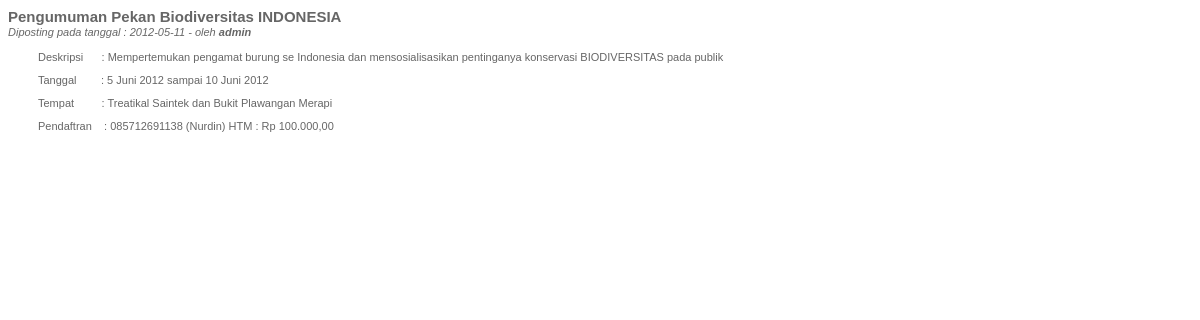
The page /index.php/web/detpengumuman/18 on the database its author committed.
### tables this page shows
CREATE TABLE IF NOT EXISTS `tbl_event` (
  `id` int(11) NOT NULL AUTO_INCREMENT,
  `title` varchar(100) NOT NULL,
  `posting_date` date NOT NULL,
  `id_penulis` int(10) NOT NULL,
  `content` text NOT NULL,
  `type` varchar(20) NOT NULL,
  PRIMARY KEY (`id`)
);

CREATE TABLE IF NOT EXISTS `tbl_user` (
  `id_user` int(10) NOT NULL AUTO_INCREMENT,
  `username` varchar(30) NOT NULL,
  `pass` text NOT NULL,
  `nama` varchar(50) NOT NULL,
  `email` varchar(50) NOT NULL,
  `status` varchar(20) NOT NULL,
  PRIMARY KEY (`id_user`)
);

### application/models/web_model.php (called while the page is built, shortened)
<?php
class Web_model extends CI_Model
	{
		function Detail_Event($id_pengumuman,$tipe)
		{
			$q=$this->db->query("select * from tbl_event left join tbl_user on tbl_event.id_penulis=tbl_user.id_user where id='$id_pengumuman' and type='$tipe' order by id DESC ");
			return $q;
		}
	}
?>

### application/controllers/web.php (called while the page is built, shortened)
<?php
class Web extends CI_Controller {
	function Web()
	{
		$this->load->helper(array('form','url', 'text_helper','date'));
		$this->load->database();
		$this->load->library(array('Pagination','user_agent'));
		$this->load->model('Web_model');
	}
   		?>
			<?php
	function detpengumuman()
	{
		$id_pengumuman='';
		if ($this->uri->segment(3) === FALSE)
		{
    			$id_pengumuman='';
		}
		else
		{
    			$id_pengumuman = $this->uri->segment(3);
		}
		$data['detail']=$this->Web_model->Detail_Event($id_pengumuman,"pengumuman");
		$this->load->view('web/detail_pengumuman',$data);
	}
}

### index.php (called while the page is built, shortened)
<?php
require_once BASEPATH.'core/CodeIgniter.php';

### application/views/web/detail_pengumuman.php (the view, shortened to what this page needs)
<?php
foreach($detail->result_array() as $pengumuman)
{
	echo "<span><h2>Pengumuman ".$pengumuman['title']."</h2></span>";
	echo "<span class='tanggalberita'><h3>Diposting pada tanggal : ".$pengumuman['posting_date']." - oleh <b>".$pengumuman['username']."</b></h3></span>";
	echo "<span><h3>".$pengumuman['content']."</h3></span><br>";
}
?>

### application/views/web/detail_pengumuman.php (style rules this page uses)
h2 { font-size:15px; padding:0px; margin:0px; font-weight:bold; color:#666666; }
h3 { font-size:11px; padding:0px; margin:0px; font-weight:normal; color:#666666; }
.tanggalberita { color:#000000; font-size: 10px; line-height: 150%; font-style: italic; }

### rows shown on the page
tbl_event: title "Pekan Biodiversitas INDONESIA", posting_date "2012-05-11", tbl_user.username "admin", content "Deskripsi : Mempertemukan pengamat burung se Indonesia dan mensosialisasikan pentinganya konservasi BIODIVERSITAS pada publik Tanggal : 5 Juni 2012 sampai 10 Juni 2012 Tempat : Treatikal Saintek dan Bukit Plawangan Merapi Pendaftran : 085712691138 (Nurdin) HTM : Rp 100.000,00"
